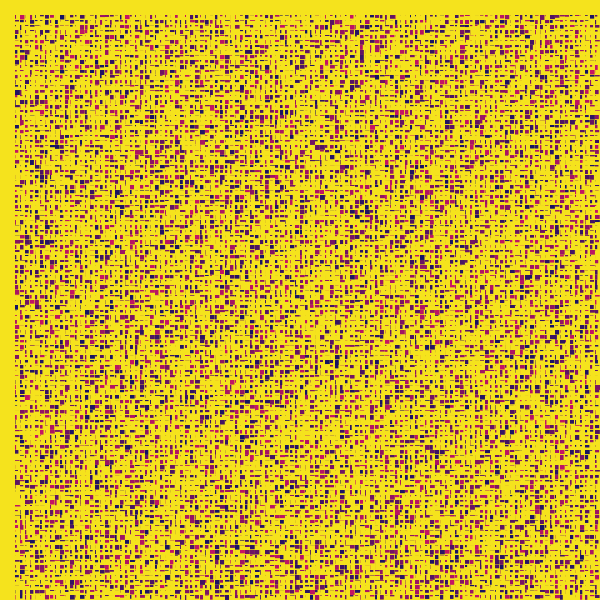
Frame 1 (no input)
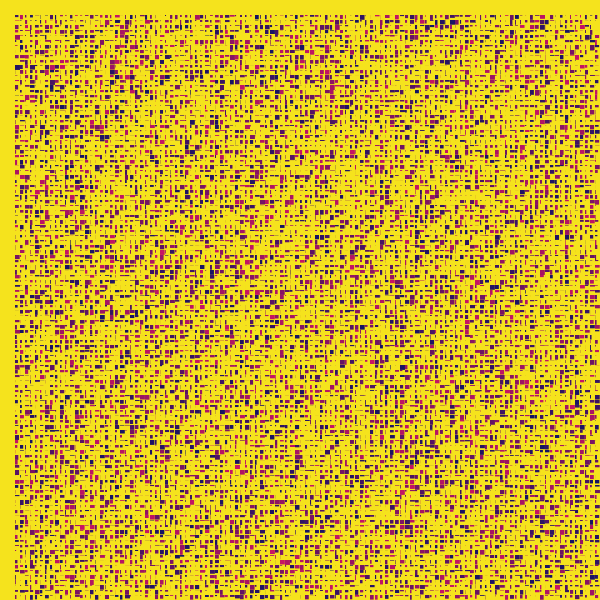
Frame 60 (no input)
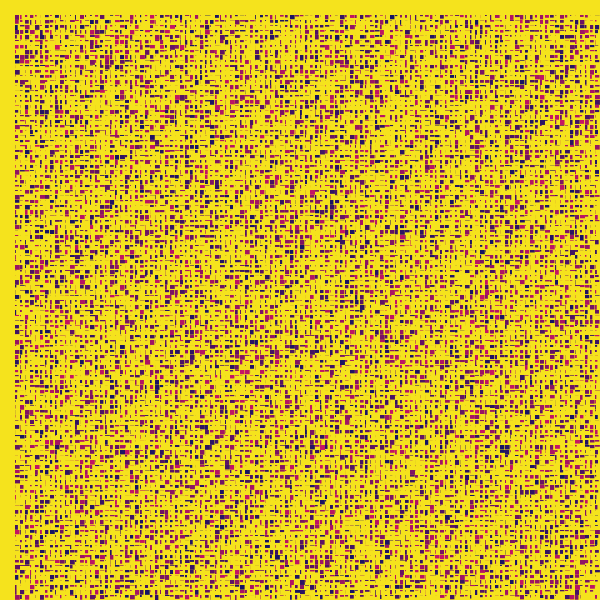
Frame 120 (the mouse pressed at the canvas centre since frame 60)

The p5.js sketch that drew these frames (run headless with seeded random() and noise() and a simulated clock; from frame 60 on, the mouse is pressed at the canvas centre):

// p5.js sketch
// ── sketch.js
function preload(){
  // preload assets
}

const sketchWidth = 600;
const sketchHeight = 600;
const size = 5;

function setup() {
  createCanvas(sketchWidth,sketchHeight);
}

function draw() {
  background(245,227,29);
  noStroke()
  
  const columns = sketchWidth / size;
  const rows = sketchHeight / size;

  for (let x = 3; x < columns; x += 1) {
    for (let y = 3; y < rows; y += 1) {
      fill(random(20,200), 20, 100);
      rect(x * size, y * size, random(size), random(size));
    }
  }

}
